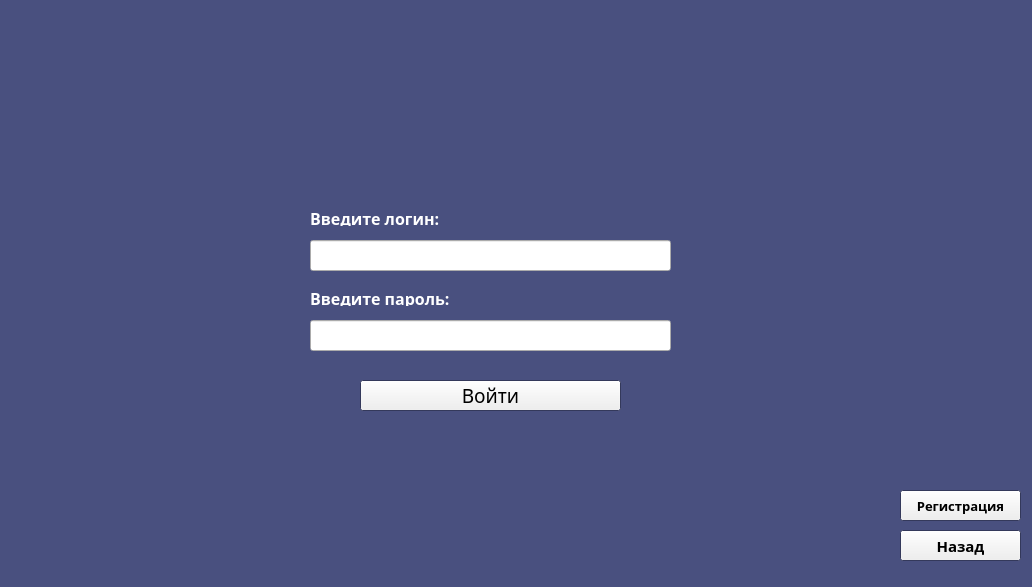
<?xml version="1.0" encoding="UTF-8"?>
<ui version="4.0">
 <class>loginFrom</class>
 <widget class="QWidget" name="loginFrom">
  <property name="geometry">
   <rect>
    <x>0</x>
    <y>0</y>
    <width>1032</width>
    <height>587</height>
   </rect>
  </property>
  <property name="palette">
   <palette>
    <active>
     <colorrole role="WindowText">
      <brush brushstyle="SolidPattern">
       <color alpha="255">
        <red>255</red>
        <green>255</green>
        <blue>255</blue>
       </color>
      </brush>
     </colorrole>
     <colorrole role="Base">
      <brush brushstyle="SolidPattern">
       <color alpha="255">
        <red>255</red>
        <green>255</green>
        <blue>255</blue>
       </color>
      </brush>
     </colorrole>
     <colorrole role="Window">
      <brush brushstyle="SolidPattern">
       <color alpha="255">
        <red>73</red>
        <green>80</green>
        <blue>127</blue>
       </color>
      </brush>
     </colorrole>
    </active>
    <inactive>
     <colorrole role="WindowText">
      <brush brushstyle="SolidPattern">
       <color alpha="255">
        <red>255</red>
        <green>255</green>
        <blue>255</blue>
       </color>
      </brush>
     </colorrole>
     <colorrole role="Base">
      <brush brushstyle="SolidPattern">
       <color alpha="255">
        <red>255</red>
        <green>255</green>
        <blue>255</blue>
       </color>
      </brush>
     </colorrole>
     <colorrole role="Window">
      <brush brushstyle="SolidPattern">
       <color alpha="255">
        <red>73</red>
        <green>80</green>
        <blue>127</blue>
       </color>
      </brush>
     </colorrole>
    </inactive>
    <disabled>
     <colorrole role="WindowText">
      <brush brushstyle="SolidPattern">
       <color alpha="255">
        <red>120</red>
        <green>120</green>
        <blue>120</blue>
       </color>
      </brush>
     </colorrole>
     <colorrole role="Base">
      <brush brushstyle="SolidPattern">
       <color alpha="255">
        <red>73</red>
        <green>80</green>
        <blue>127</blue>
       </color>
      </brush>
     </colorrole>
     <colorrole role="Window">
      <brush brushstyle="SolidPattern">
       <color alpha="255">
        <red>73</red>
        <green>80</green>
        <blue>127</blue>
       </color>
      </brush>
     </colorrole>
    </disabled>
   </palette>
  </property>
  <property name="font">
   <font>
    <pointsize>8</pointsize>
   </font>
  </property>
  <property name="windowTitle">
   <string>Войти</string>
  </property>
  <widget class="QLineEdit" name="loginEdit">
   <property name="geometry">
    <rect>
     <x>310</x>
     <y>240</y>
     <width>361</width>
     <height>31</height>
    </rect>
   </property>
   <property name="styleSheet">
    <string notr="true">font: black</string>
   </property>
  </widget>
  <widget class="QLabel" name="label">
   <property name="geometry">
    <rect>
     <x>310</x>
     <y>210</y>
     <width>141</width>
     <height>16</height>
    </rect>
   </property>
   <property name="font">
    <font>
     <family>Montserrat SemiBold</family>
     <pointsize>12</pointsize>
     <weight>75</weight>
     <bold>true</bold>
    </font>
   </property>
   <property name="text">
    <string>Введите логин:</string>
   </property>
  </widget>
  <widget class="QLabel" name="label_2">
   <property name="geometry">
    <rect>
     <x>310</x>
     <y>290</y>
     <width>141</width>
     <height>16</height>
    </rect>
   </property>
   <property name="font">
    <font>
     <family>Montserrat SemiBold</family>
     <pointsize>12</pointsize>
     <weight>75</weight>
     <bold>true</bold>
    </font>
   </property>
   <property name="text">
    <string>Введите пароль:</string>
   </property>
  </widget>
  <widget class="QLineEdit" name="passwordEdit">
   <property name="geometry">
    <rect>
     <x>310</x>
     <y>320</y>
     <width>361</width>
     <height>31</height>
    </rect>
   </property>
   <property name="styleSheet">
    <string notr="true">font: black</string>
   </property>
   <property name="echoMode">
    <enum>QLineEdit::Password</enum>
   </property>
  </widget>
  <widget class="QPushButton" name="registerButton">
   <property name="geometry">
    <rect>
     <x>900</x>
     <y>490</y>
     <width>121</width>
     <height>31</height>
    </rect>
   </property>
   <property name="font">
    <font>
     <family>Montserrat SemiBold</family>
     <pointsize>10</pointsize>
     <weight>75</weight>
     <bold>true</bold>
    </font>
   </property>
   <property name="text">
    <string>Регистрация</string>
   </property>
  </widget>
  <widget class="QPushButton" name="backButton">
   <property name="geometry">
    <rect>
     <x>900</x>
     <y>530</y>
     <width>121</width>
     <height>31</height>
    </rect>
   </property>
   <property name="font">
    <font>
     <family>Montserrat SemiBold</family>
     <pointsize>11</pointsize>
     <weight>75</weight>
     <bold>true</bold>
    </font>
   </property>
   <property name="text">
    <string>Назад</string>
   </property>
  </widget>
  <widget class="QPushButton" name="loginButton">
   <property name="geometry">
    <rect>
     <x>360</x>
     <y>380</y>
     <width>261</width>
     <height>31</height>
    </rect>
   </property>
   <property name="font">
    <font>
     <family>Montserrat Medium</family>
     <pointsize>14</pointsize>
     <weight>50</weight>
     <bold>false</bold>
    </font>
   </property>
   <property name="text">
    <string>Войти</string>
   </property>
  </widget>
  <widget class="QLabel" name="errorLabel">
   <property name="geometry">
    <rect>
     <x>310</x>
     <y>170</y>
     <width>221</width>
     <height>21</height>
    </rect>
   </property>
   <property name="font">
    <font>
     <pointsize>10</pointsize>
    </font>
   </property>
   <property name="text">
    <string/>
   </property>
  </widget>
 </widget>
 <resources/>
 <connections/>
</ui>
